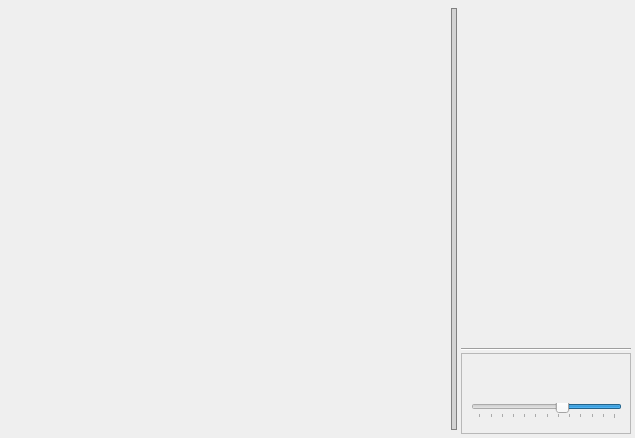
<?xml version="1.0" encoding="UTF-8"?>
<ui version="4.0">
 <class>physics_ui::Box2dSandboxWindow</class>
 <widget class="QFrame" name="physics_ui::Box2dSandboxWindow">
  <property name="geometry">
   <rect>
    <x>0</x>
    <y>0</y>
    <width>635</width>
    <height>438</height>
   </rect>
  </property>
  <property name="windowTitle">
   <string>Frame</string>
  </property>
  <property name="styleSheet">
   <string notr="true">QSplitter::handle {
border: 1px solid gray;
margin: 4px;
padding: 1px;
background: lightgray;
background-clip: content;
}
</string>
  </property>
  <layout class="QVBoxLayout" name="layout">
   <property name="spacing">
    <number>5</number>
   </property>
   <property name="leftMargin">
    <number>4</number>
   </property>
   <property name="topMargin">
    <number>4</number>
   </property>
   <property name="rightMargin">
    <number>4</number>
   </property>
   <property name="bottomMargin">
    <number>4</number>
   </property>
   <item>
    <widget class="QSplitter" name="splitter">
     <property name="orientation">
      <enum>Qt::Horizontal</enum>
     </property>
     <property name="handleWidth">
      <number>2</number>
     </property>
     <widget class="physics_ui::Box2dWidget" name="world_widget">
      <property name="sizePolicy">
       <sizepolicy hsizetype="Expanding" vsizetype="Expanding">
        <horstretch>4</horstretch>
        <verstretch>0</verstretch>
       </sizepolicy>
      </property>
      <property name="minimumSize">
       <size>
        <width>150</width>
        <height>150</height>
       </size>
      </property>
      <property name="frameShape">
       <enum>QFrame::NoFrame</enum>
      </property>
     </widget>
     <widget class="QWidget" name="layoutWidget">
      <layout class="QVBoxLayout" name="toolbox_layout">
       <property name="spacing">
        <number>2</number>
       </property>
       <item>
        <widget class="core_ui::PropertiesWidget" name="variables">
         <property name="sizePolicy">
          <sizepolicy hsizetype="Preferred" vsizetype="Preferred">
           <horstretch>0</horstretch>
           <verstretch>0</verstretch>
          </sizepolicy>
         </property>
         <property name="minimumSize">
          <size>
           <width>170</width>
           <height>150</height>
          </size>
         </property>
         <property name="frameShape">
          <enum>QFrame::NoFrame</enum>
         </property>
        </widget>
       </item>
       <item>
        <widget class="Line" name="line">
         <property name="orientation">
          <enum>Qt::Horizontal</enum>
         </property>
        </widget>
       </item>
       <item>
        <widget class="QFrame" name="frame">
         <property name="minimumSize">
          <size>
           <width>141</width>
           <height>81</height>
          </size>
         </property>
         <property name="maximumSize">
          <size>
           <width>16777215</width>
           <height>81</height>
          </size>
         </property>
         <property name="frameShape">
          <enum>QFrame::StyledPanel</enum>
         </property>
         <property name="frameShadow">
          <enum>QFrame::Raised</enum>
         </property>
         <widget class="QPushButton" name="play_pause">
          <property name="geometry">
           <rect>
            <x>10</x>
            <y>10</y>
            <width>41</width>
            <height>31</height>
           </rect>
          </property>
          <property name="toolTip">
           <string>Play / Pause simulation</string>
          </property>
          <property name="text">
           <string/>
          </property>
          <property name="icon">
           <iconset resource="../resources.qrc">
            <normaloff>:/resources/mc_play.png</normaloff>:/resources/mc_play.png</iconset>
          </property>
          <property name="iconSize">
           <size>
            <width>24</width>
            <height>24</height>
           </size>
          </property>
          <property name="flat">
           <bool>true</bool>
          </property>
         </widget>
         <widget class="QPushButton" name="single_step">
          <property name="geometry">
           <rect>
            <x>50</x>
            <y>10</y>
            <width>41</width>
            <height>31</height>
           </rect>
          </property>
          <property name="toolTip">
           <string>Single step</string>
          </property>
          <property name="text">
           <string/>
          </property>
          <property name="icon">
           <iconset resource="../resources.qrc">
            <normaloff>:/resources/mc_skip_forward.png</normaloff>:/resources/mc_skip_forward.png</iconset>
          </property>
          <property name="iconSize">
           <size>
            <width>24</width>
            <height>24</height>
           </size>
          </property>
          <property name="flat">
           <bool>true</bool>
          </property>
         </widget>
         <widget class="QSlider" name="simulation_speed">
          <property name="geometry">
           <rect>
            <x>10</x>
            <y>50</y>
            <width>151</width>
            <height>16</height>
           </rect>
          </property>
          <property name="toolTip">
           <string>Sandbox simulation speed</string>
          </property>
          <property name="minimum">
           <number>15</number>
          </property>
          <property name="maximum">
           <number>500</number>
          </property>
          <property name="singleStep">
           <number>10</number>
          </property>
          <property name="pageStep">
           <number>40</number>
          </property>
          <property name="value">
           <number>200</number>
          </property>
          <property name="orientation">
           <enum>Qt::Horizontal</enum>
          </property>
          <property name="invertedAppearance">
           <bool>true</bool>
          </property>
          <property name="invertedControls">
           <bool>false</bool>
          </property>
          <property name="tickPosition">
           <enum>QSlider::TicksBelow</enum>
          </property>
         </widget>
         <widget class="QPushButton" name="restart">
          <property name="geometry">
           <rect>
            <x>120</x>
            <y>10</y>
            <width>41</width>
            <height>31</height>
           </rect>
          </property>
          <property name="toolTip">
           <string>Restart with a new random map</string>
          </property>
          <property name="text">
           <string/>
          </property>
          <property name="icon">
           <iconset resource="../resources.qrc">
            <normaloff>:/resources/refresh.png</normaloff>:/resources/refresh.png</iconset>
          </property>
          <property name="iconSize">
           <size>
            <width>24</width>
            <height>24</height>
           </size>
          </property>
          <property name="flat">
           <bool>true</bool>
          </property>
         </widget>
        </widget>
       </item>
      </layout>
     </widget>
    </widget>
   </item>
  </layout>
 </widget>
 <customwidgets>
  <customwidget>
   <class>core_ui::PropertiesWidget</class>
   <extends>QFrame</extends>
   <header>core_ui/properties_widget.h</header>
   <container>1</container>
  </customwidget>
  <customwidget>
   <class>physics_ui::Box2dWidget</class>
   <extends>QFrame</extends>
   <header>core_ui/sim/box2d_widget.h</header>
   <container>1</container>
  </customwidget>
 </customwidgets>
 <resources>
  <include location="../resources.qrc"/>
 </resources>
 <connections/>
</ui>
